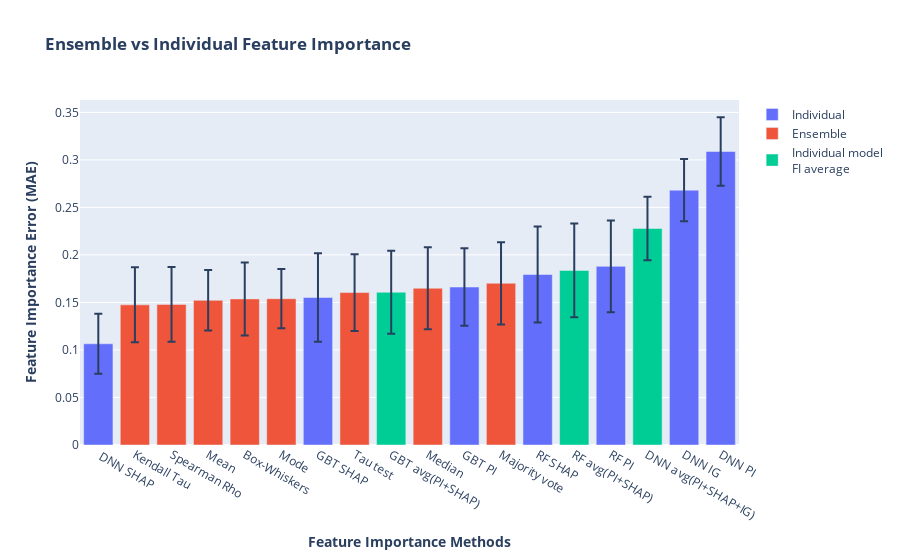

Notebook source saved alongside this figure:
### Code cell
# Create figure with secondary y-axis
cols = all_cols_name[4:]
np_ens_or_indi = np.array(['Individual','Individual','Individual','Individual','Individual','Individual','Individual',
                        'Ensemble','Ensemble','Ensemble','Ensemble','Ensemble','Ensemble','Ensemble','Ensemble',
                        "Individual model<br>FI average", "Individual model<br>FI average",
                        "Individual model<br>FI average"])


np_all_median = np.array(all_median[3:])
np_all_std = np.array(all_std[3:])
np_cols = np.array(cols[3:]) 

sorted_idx = np.argsort(np_all_median)

sorted_all_median =np_all_median[sorted_idx]
sorted_all_std = np_all_std[sorted_idx]
sorted_cols = np_cols[sorted_idx]
sorted_ens_or_indi = np_ens_or_indi[sorted_idx]

df_ens_vs_indi = pd.DataFrame({'median':sorted_all_median, 'std':sorted_all_std, 'ens_or_indi':sorted_ens_or_indi,
                               'cols':sorted_cols})


fig = px.bar(df_ens_vs_indi, x='cols', y='median', color='ens_or_indi',error_y='std',
             labels={'median':'<b>Feature Importance Error (MAE)</b>', 'cols': '<b>Feature Importance Methods</b>',
                     'ens_or_indi':''}, title='<b>Ensemble vs Individual Feature Importance</b>')
fig.update_layout(xaxis_categoryorder = 'total ascending')
fig.show()

### Figure 1 — Plotly figure (JSON) as saved in the notebook; plotly's stock layout.template omitted (floating-point values rounded to 4 significant figures)
{"data": [{"alignmentgroup": "True", "error_y": {"array": [0.03161, 0.04668, 0.04082, 0.0504, 0.04819, 0.03284, 0.03602]}, "hovertemplate": "=Individual<br><b>Feature Importance Methods</b>=%{x}<br><b>Feature Importance Error (MAE)</b>=%{y}<extra></extra>", "legendgroup": "Individual", "marker": {"color": "#636efa"}, "name": "Individual", "offsetgroup": "Individual", "orientation": "v", "showlegend": true, "textposition": "auto", "type": "bar", "x": [" DNN SHAP", "GBT SHAP", "GBT PI", "RF SHAP", "RF PI", "DNN IG", "DNN PI"], "xaxis": "x", "y": [0.1065, 0.1552, 0.1662, 0.1794, 0.188, 0.2682, 0.3088], "yaxis": "y"}, {"alignmentgroup": "True", "error_y": {"array": [0.03945, 0.03935, 0.03183, 0.03841, 0.0312, 0.04039, 0.04304, 0.04331]}, "hovertemplate": "=Ensemble<br><b>Feature Importance Methods</b>=%{x}<br><b>Feature Importance Error (MAE)</b>=%{y}<extra></extra>", "legendgroup": "Ensemble", "marker": {"color": "#EF553B"}, "name": "Ensemble", "offsetgroup": "Ensemble", "orientation": "v", "showlegend": true, "textposition": "auto", "type": "bar", "x": ["Kendall Tau", "Spearman Rho", "Mean", "Box-Whiskers", "Mode", "Tau test", "Median", "Majority vote"], "xaxis": "x", "y": [0.1475, 0.148, 0.1522, 0.1537, 0.1539, 0.1604, 0.1649, 0.1702], "yaxis": "y"}, {"alignmentgroup": "True", "error_y": {"array": [0.04375, 0.0493, 0.03349]}, "hovertemplate": "=Individual model<br>FI average<br><b>Feature Importance Methods</b>=%{x}<br><b>Feature Importance Error (MAE)</b>=%{y}<extra></extra>", "legendgroup": "Individual model<br>FI average", "marker": {"color": "#00cc96"}, "name": "Individual model<br>FI average", "offsetgroup": "Individual model<br>FI average", "orientation": "v", "showlegend": true, "textposition": "auto", "type": "bar", "x": ["GBT avg(PI+SHAP)", "RF avg(PI+SHAP)", "DNN avg(PI+SHAP+IG)"], "xaxis": "x", "y": [0.1607, 0.1837, 0.2278], "yaxis": "y"}], "layout": {"barmode": "relative", "legend": {"title": {"text": ""}, "tracegroupgap": 0}, "title": {"text": "<b>Ensemble vs Individual Feature Importance</b>"}, "xaxis": {"anchor": "y", "categoryorder": "total ascending", "domain": [0, 1], "title": {"text": "<b>Feature Importance Methods</b>"}}, "yaxis": {"anchor": "x", "domain": [0, 1], "title": {"text": "<b>Feature Importance Error (MAE)</b>"}}}}
